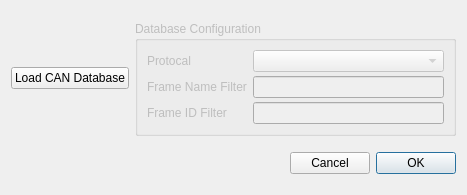
<?xml version="1.0" encoding="UTF-8"?>
<ui version="4.0">
 <class>DialogSelectCanDatabase</class>
 <widget class="QDialog" name="DialogSelectCanDatabase">
  <property name="geometry">
   <rect>
    <x>0</x>
    <y>0</y>
    <width>467</width>
    <height>195</height>
   </rect>
  </property>
  <property name="windowTitle">
   <string>Connect</string>
  </property>
  <layout class="QGridLayout" name="gridLayout_2">
   <item row="2" column="0" colspan="2">
    <layout class="QHBoxLayout" name="horizontalLayout">
     <item>
      <spacer name="horizontalSpacer">
       <property name="orientation">
        <enum>Qt::Horizontal</enum>
       </property>
       <property name="sizeHint" stdset="0">
        <size>
         <width>96</width>
         <height>20</height>
        </size>
       </property>
      </spacer>
     </item>
     <item>
      <widget class="QPushButton" name="cancelButton">
       <property name="text">
        <string>Cancel</string>
       </property>
       <property name="autoDefault">
        <bool>false</bool>
       </property>
      </widget>
     </item>
     <item>
      <widget class="QPushButton" name="okButton">
       <property name="text">
        <string>OK</string>
       </property>
       <property name="autoDefault">
        <bool>false</bool>
       </property>
       <property name="default">
        <bool>true</bool>
       </property>
      </widget>
     </item>
    </layout>
   </item>
   <item row="1" column="1">
    <widget class="QGroupBox" name="databaseConfigBox">
     <property name="enabled">
      <bool>false</bool>
     </property>
     <property name="title">
      <string>Database Configuration</string>
     </property>
     <layout class="QGridLayout" name="gridLayout">
      <property name="verticalSpacing">
       <number>4</number>
      </property>
      <item row="2" column="2">
       <widget class="QLineEdit" name="idFilterEdit"/>
      </item>
      <item row="0" column="2">
       <widget class="QComboBox" name="protocolListBox"/>
      </item>
      <item row="2" column="1">
       <widget class="QLabel" name="idFilterLabel">
        <property name="text">
         <string>Frame ID Filter</string>
        </property>
       </widget>
      </item>
      <item row="1" column="1">
       <widget class="QLabel" name="nameFilterLabel">
        <property name="text">
         <string>Frame Name Filter</string>
        </property>
       </widget>
      </item>
      <item row="0" column="1">
       <widget class="QLabel" name="protocalLabel">
        <property name="text">
         <string>Protocal</string>
        </property>
       </widget>
      </item>
      <item row="1" column="2">
       <widget class="QLineEdit" name="nameFilterEdit">
        <property name="enabled">
         <bool>false</bool>
        </property>
       </widget>
      </item>
     </layout>
    </widget>
   </item>
   <item row="1" column="0">
    <widget class="QPushButton" name="loadDatabaseButton">
     <property name="text">
      <string>Load CAN Database</string>
     </property>
    </widget>
   </item>
  </layout>
 </widget>
 <resources/>
 <connections/>
</ui>
